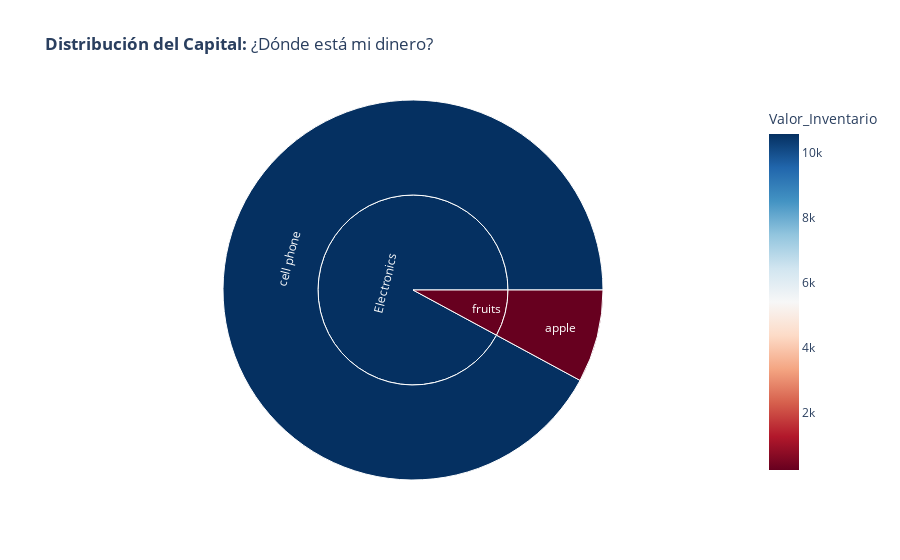

Notebook cell for this chart:
### Code cell
# Muestra cuánto dinero hay en cada Categoría y Producto
fig5 = px.sunburst(df, 
                   path=['Categoria_Tienda', 'Producto_Tienda'], 
                   values='Valor_Inventario',
                   color='Valor_Inventario',
                   title='<b>Distribución del Capital:</b> ¿Dónde está mi dinero?',
                   color_continuous_scale='RdBu')
fig5.update_layout(yaxis=dict(tickmode='linear', dtick=1, range=[7, 19]))
#fig5.show()

### Figure 1 — Plotly figure (JSON) as saved in the notebook; plotly's stock layout.template omitted (floating-point values rounded to 4 significant figures)
{"data": [{"branchvalues": "total", "customdata": [[242.5], [10570.0], [242.5], [10570.0]], "domain": {"x": [0, 1], "y": [0, 1]}, "hovertemplate": "labels=%{label}<br>Valor_Inventario_sum=%{value}<br>parent=%{parent}<br>id=%{id}<br>Valor_Inventario=%{color}<extra></extra>", "ids": ["fruits/apple", "Electronics/cell phone", "fruits", "Electronics"], "labels": ["apple", "cell phone", "fruits", "Electronics"], "marker": {"coloraxis": "coloraxis", "colors": [242.5, 10570.0, 242.5, 10570.0]}, "name": "", "parents": ["fruits", "Electronics", "", ""], "type": "sunburst", "values": [1200.0, 14000.0, 1200.0, 14000.0]}], "layout": {"coloraxis": {"colorbar": {"title": {"text": "Valor_Inventario"}}, "colorscale": [[0, "rgb(103,0,31)"], [0.1, "rgb(178,24,43)"], [0.2, "rgb(214,96,77)"], [0.3, "rgb(244,165,130)"], [0.4, "rgb(253,219,199)"], [0.5, "rgb(247,247,247)"], [0.6, "rgb(209,229,240)"], [0.7, "rgb(146,197,222)"], [0.8, "rgb(67,147,195)"], [0.9, "rgb(33,102,172)"], [1, "rgb(5,48,97)"]]}, "legend": {"tracegroupgap": 0}, "title": {"text": "<b>Distribución del Capital:</b> ¿Dónde está mi dinero?"}, "yaxis": {"dtick": 1, "range": [7, 19], "tickmode": "linear"}}}
